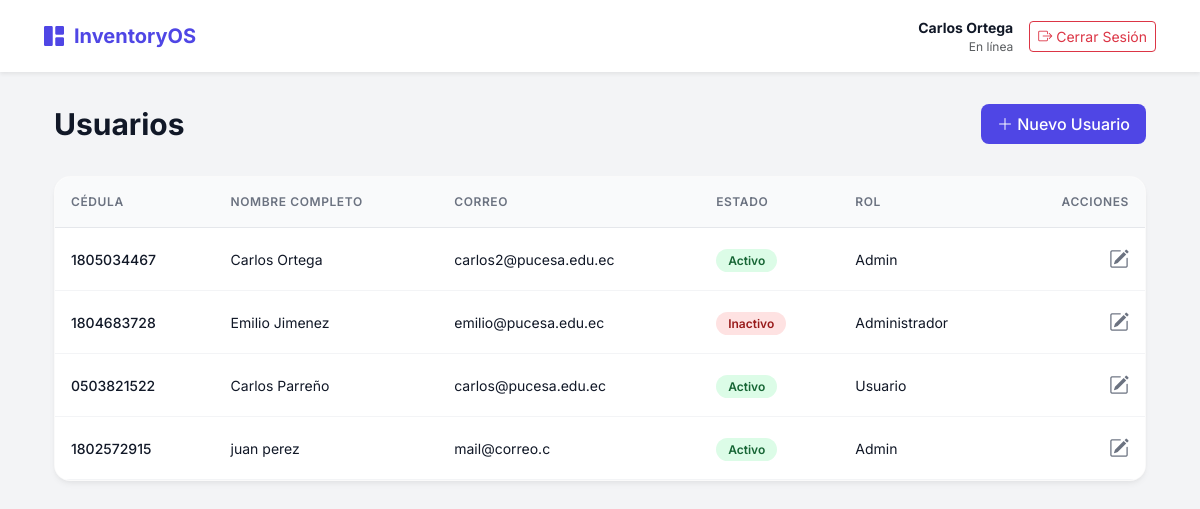
The page /create_modify_user/listar.php (signed in) on the database its author committed.
### tables this page shows
CREATE TABLE `usuarios` (
  `id` int NOT NULL,
  `cedula` varchar(10) NOT NULL,
  `nombre` varchar(100) NOT NULL,
  `apellido` varchar(100) NOT NULL,
  `correo` varchar(100) NOT NULL,
  `telefono` varchar(20) NOT NULL,
  `clave` varchar(32) NOT NULL,
  `rol_id` int DEFAULT NULL,
  `pregunta_1_id` int DEFAULT NULL,
  `respuesta_1` varchar(32) DEFAULT NULL,
  `pregunta_2_id` int DEFAULT NULL,
  `respuesta_2` varchar(32) DEFAULT NULL,
  `pregunta_3_id` int DEFAULT NULL,
  `respuesta_3` varchar(32) DEFAULT NULL,
  `estado` enum('pendiente_activacion','activo','inactivo') DEFAULT 'pendiente_activacion',
  `token_otp` varchar(6) DEFAULT NULL,
  `token_expiracion` datetime DEFAULT NULL,
  `created_at` timestamp NULL DEFAULT CURRENT_TIMESTAMP
);

CREATE TABLE `cod_rol` (
  `cod_rol` int NOT NULL,
  `descripcion` varchar(100) NOT NULL
);

### create_modify_user/listar.php (the view, shortened to what this page needs)
<?php
require_once __DIR__ . '/../connect.php';
$sql = "SELECT u.id, u.cedula, u.nombre, u.apellido, u.correo, u.estado, u.rol_id, r.descripcion AS rol
    FROM usuarios u LEFT JOIN cod_rol r ON r.cod_rol = u.rol_id";
$resultado = $conn->query($sql);
?>
<!DOCTYPE html>
<html lang="es">
<head>
    <link href="https://cdn.jsdelivr.net/npm/bootstrap@5.3.0/dist/css/bootstrap.min.css" rel="stylesheet">
    <link rel="stylesheet" href="https://cdn.jsdelivr.net/npm/bootstrap-icons@1.11.0/font/bootstrap-icons.css">
</head>
<body>
<?php include '../navbar.php'; ?>
<div class="container px-4">
    <div class="page-header">
        <h1 class="page-title">Usuarios</h1>
        <a href="agregar.php" class="btn btn-primary-custom">
            <i class="bi bi-plus-lg"></i> Nuevo Usuario
        </a>
    </div>
    <div class="card-custom">
        <div class="table-responsive">
            <table class="table table-hover mb-0">
                <thead>
                    <tr>
                        <th>Cédula</th>
                        <th>Nombre Completo</th>
                        <th>Correo</th>
                        <th>Estado</th>
                        <th>Rol</th>
                        <th class="text-end">Acciones</th>
                    </tr>
                </thead>
                <tbody>
                    <?php
                    if ($resultado->num_rows > 0) {
                        while ($fila = $resultado->fetch_assoc()) {
                            $statusClass = ($fila['estado'] == 'activo') ? 'status-activo' : 'status-inactivo';
                            echo "<tr>";
                            echo "<td class='fw-medium'>" . htmlspecialchars($fila['cedula']) . "</td>";
                            echo "<td>" . htmlspecialchars($fila['nombre'] . ' ' . $fila['apellido']) . "</td>";
                            echo "<td>" . htmlspecialchars($fila['correo']) . "</td>";
                            echo "<td><span class='badge-status " . $statusClass . "'>" . ucfirst(htmlspecialchars($fila['estado'])) . "</span></td>";
                            echo "<td>" . htmlspecialchars($fila['rol'] ?? 'Sin Rol') . "</td>";
                            echo "<td class='text-end'>
                                    <a href='editar.php?id=" . $fila['id'] . "' class='action-btn' title='Editar'>
                                        <i class='bi bi-pencil-square fs-5'></i>
                                    </a>
                                  </td>";
                            echo "</tr>";
                        }
                    } else {
                        echo "<tr><td colspan='6' class='text-center py-4 text-muted'>No hay usuarios registrados</td></tr>";
                    }
                    ?>
                </tbody>
            </table>
        </div>
    </div>
</div>
</body>
</html>

### create_modify_user/listar.php (style rules this page uses)
:root { --primary-color: #4f46e5; --bg-color: #f3f4f6; --card-bg: #ffffff; --text-main: #111827; --text-muted: #6b7280; }
body { background-color: var(--bg-color); font-family: 'Inter', sans-serif; color: var(--text-main); }
.page-header { display: flex; justify-content: space-between; align-items: center; margin-bottom: 2rem; margin-top: 2rem; }
.page-title { font-size: 1.875rem; font-weight: 700; color: var(--text-main); margin: 0; }
.card-custom { background-color: var(--card-bg); border-radius: 16px; box-shadow: 0 4px 6px -1px rgba(0, 0, 0, 0.05), 0 2px 4px -1px rgba(0, 0, 0, 0.03); border: 1px solid rgba(0,0,0,0.02); overflow: hidden; }
.table thead th { background-color: #f9fafb; color: var(--text-muted); font-weight: 600; text-transform: uppercase; font-size: 0.75rem; letter-spacing: 0.05em; border-bottom: 1px solid #e5e7eb; padding: 1rem; }
.table tbody td { padding: 1rem; vertical-align: middle; border-bottom: 1px solid #f3f4f6; color: var(--text-main); font-size: 0.875rem; }
.badge-status { padding: 0.25rem 0.75rem; border-radius: 9999px; font-size: 0.75rem; font-weight: 600; }
.status-activo { background-color: #dcfce7; color: #166534; }
.status-inactivo { background-color: #fee2e2; color: #991b1b; }
.btn-primary-custom { background-color: var(--primary-color); color: white; border: none; padding: 0.5rem 1rem; border-radius: 8px; font-weight: 500; transition: all 0.2s; }
.action-btn { color: var(--text-muted); transition: color 0.2s; }

### rows shown on the page
usuarios: cedula "1805034467", nombre+apellido "Carlos Ortega", correo "carlos2@pucesa.edu.ec", estado "Activo", cod_rol.descripcion "Admin"
usuarios: cedula "1804683728", nombre+apellido "Emilio Jimenez", correo "emilio@pucesa.edu.ec", estado "Inactivo", cod_rol.descripcion "Administrador"
usuarios: cedula "0503821522", nombre+apellido "Carlos Parreño", correo "carlos@pucesa.edu.ec", estado "Activo", cod_rol.descripcion "Usuario"
usuarios: cedula "1802572915", nombre+apellido "juan perez", correo "mail@correo.c", estado "Activo", cod_rol.descripcion "Admin"

### other values the page prints
$_SESSION['nombre'] "Carlos Ortega"
